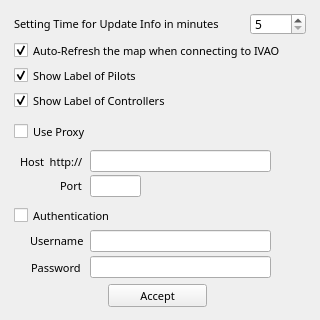
<?xml version="1.0" encoding="UTF-8"?>
<ui version="4.0">
 <class>SettingWindow</class>
 <widget class="QMainWindow" name="SettingWindow">
  <property name="geometry">
   <rect>
    <x>0</x>
    <y>0</y>
    <width>320</width>
    <height>320</height>
   </rect>
  </property>
  <property name="sizePolicy">
   <sizepolicy hsizetype="Fixed" vsizetype="Fixed">
    <horstretch>0</horstretch>
    <verstretch>0</verstretch>
   </sizepolicy>
  </property>
  <property name="minimumSize">
   <size>
    <width>320</width>
    <height>320</height>
   </size>
  </property>
  <property name="maximumSize">
   <size>
    <width>345</width>
    <height>320</height>
   </size>
  </property>
  <property name="cursor">
   <cursorShape>PointingHandCursor</cursorShape>
  </property>
  <property name="windowTitle">
   <string>Settings of IVAO :: Status</string>
  </property>
  <property name="animated">
   <bool>false</bool>
  </property>
  <widget class="QWidget" name="centralwidget">
   <widget class="QPushButton" name="SettingAccepButton">
    <property name="geometry">
     <rect>
      <x>108</x>
      <y>284</y>
      <width>99</width>
      <height>23</height>
     </rect>
    </property>
    <property name="font">
     <font>
      <family>Sans Serif</family>
      <pointsize>8</pointsize>
     </font>
    </property>
    <property name="cursor">
     <cursorShape>PointingHandCursor</cursorShape>
    </property>
    <property name="text">
     <string>Accept</string>
    </property>
   </widget>
   <widget class="QLabel" name="SettingTimeUpdate">
    <property name="geometry">
     <rect>
      <x>14</x>
      <y>16</y>
      <width>231</width>
      <height>16</height>
     </rect>
    </property>
    <property name="font">
     <font>
      <family>Sans Serif</family>
      <pointsize>8</pointsize>
     </font>
    </property>
    <property name="cursor">
     <cursorShape>PointingHandCursor</cursorShape>
    </property>
    <property name="text">
     <string>Setting Time for Update Info in minutes</string>
    </property>
   </widget>
   <widget class="QSpinBox" name="spinBox">
    <property name="geometry">
     <rect>
      <x>250</x>
      <y>13</y>
      <width>56</width>
      <height>22</height>
     </rect>
    </property>
    <property name="font">
     <font>
      <family>Sans Serif</family>
     </font>
    </property>
    <property name="cursor">
     <cursorShape>PointingHandCursor</cursorShape>
    </property>
    <property name="minimum">
     <number>5</number>
    </property>
    <property name="maximum">
     <number>60</number>
    </property>
    <property name="singleStep">
     <number>5</number>
    </property>
   </widget>
   <widget class="QCheckBox" name="Setting_checkBox">
    <property name="enabled">
     <bool>true</bool>
    </property>
    <property name="geometry">
     <rect>
      <x>14</x>
      <y>121</y>
      <width>85</width>
      <height>21</height>
     </rect>
    </property>
    <property name="font">
     <font>
      <family>Sans Serif</family>
      <pointsize>8</pointsize>
     </font>
    </property>
    <property name="cursor">
     <cursorShape>PointingHandCursor</cursorShape>
    </property>
    <property name="text">
     <string>Use Proxy</string>
    </property>
    <property name="checked">
     <bool>false</bool>
    </property>
    <property name="tristate">
     <bool>false</bool>
    </property>
   </widget>
   <widget class="QLabel" name="proxy_host">
    <property name="enabled">
     <bool>true</bool>
    </property>
    <property name="geometry">
     <rect>
      <x>20</x>
      <y>154</y>
      <width>71</width>
      <height>16</height>
     </rect>
    </property>
    <property name="font">
     <font>
      <family>Sans Serif</family>
      <pointsize>8</pointsize>
     </font>
    </property>
    <property name="cursor">
     <cursorShape>PointingHandCursor</cursorShape>
    </property>
    <property name="text">
     <string>Host  http://</string>
    </property>
   </widget>
   <widget class="QLabel" name="proxy_port">
    <property name="enabled">
     <bool>true</bool>
    </property>
    <property name="geometry">
     <rect>
      <x>60</x>
      <y>178</y>
      <width>31</width>
      <height>16</height>
     </rect>
    </property>
    <property name="font">
     <font>
      <family>Sans Serif</family>
      <pointsize>8</pointsize>
     </font>
    </property>
    <property name="cursor">
     <cursorShape>PointingHandCursor</cursorShape>
    </property>
    <property name="text">
     <string>Port</string>
    </property>
   </widget>
   <widget class="QLabel" name="proxy_user">
    <property name="enabled">
     <bool>true</bool>
    </property>
    <property name="geometry">
     <rect>
      <x>30</x>
      <y>233</y>
      <width>71</width>
      <height>16</height>
     </rect>
    </property>
    <property name="font">
     <font>
      <family>Sans Serif</family>
      <pointsize>8</pointsize>
     </font>
    </property>
    <property name="cursor">
     <cursorShape>PointingHandCursor</cursorShape>
    </property>
    <property name="text">
     <string>Username</string>
    </property>
   </widget>
   <widget class="QLabel" name="proxy_pass">
    <property name="enabled">
     <bool>true</bool>
    </property>
    <property name="geometry">
     <rect>
      <x>31</x>
      <y>260</y>
      <width>61</width>
      <height>16</height>
     </rect>
    </property>
    <property name="font">
     <font>
      <family>Sans Serif</family>
      <pointsize>8</pointsize>
     </font>
    </property>
    <property name="cursor">
     <cursorShape>PointingHandCursor</cursorShape>
    </property>
    <property name="text">
     <string>Password</string>
    </property>
   </widget>
   <widget class="QCheckBox" name="Setting_auth">
    <property name="enabled">
     <bool>true</bool>
    </property>
    <property name="geometry">
     <rect>
      <x>14</x>
      <y>205</y>
      <width>121</width>
      <height>21</height>
     </rect>
    </property>
    <property name="font">
     <font>
      <family>Sans Serif</family>
      <pointsize>8</pointsize>
     </font>
    </property>
    <property name="cursor">
     <cursorShape>PointingHandCursor</cursorShape>
    </property>
    <property name="text">
     <string>Authentication</string>
    </property>
    <property name="checked">
     <bool>false</bool>
    </property>
    <property name="tristate">
     <bool>false</bool>
    </property>
   </widget>
   <widget class="QLineEdit" name="lineEdit_host">
    <property name="enabled">
     <bool>true</bool>
    </property>
    <property name="geometry">
     <rect>
      <x>90</x>
      <y>150</y>
      <width>181</width>
      <height>22</height>
     </rect>
    </property>
    <property name="font">
     <font>
      <family>Sans Serif</family>
      <pointsize>8</pointsize>
     </font>
    </property>
   </widget>
   <widget class="QLineEdit" name="lineEdit_port">
    <property name="enabled">
     <bool>true</bool>
    </property>
    <property name="geometry">
     <rect>
      <x>90</x>
      <y>175</y>
      <width>51</width>
      <height>22</height>
     </rect>
    </property>
    <property name="font">
     <font>
      <family>Sans Serif</family>
      <pointsize>8</pointsize>
     </font>
    </property>
    <property name="inputMethodHints">
     <set>Qt::ImhDigitsOnly|Qt::ImhFormattedNumbersOnly|Qt::ImhPreferNumbers</set>
    </property>
    <property name="inputMask">
     <string>00000; </string>
    </property>
    <property name="maxLength">
     <number>5</number>
    </property>
   </widget>
   <widget class="QLineEdit" name="lineEdit_user">
    <property name="enabled">
     <bool>true</bool>
    </property>
    <property name="geometry">
     <rect>
      <x>90</x>
      <y>230</y>
      <width>181</width>
      <height>22</height>
     </rect>
    </property>
    <property name="font">
     <font>
      <family>Sans Serif</family>
      <pointsize>8</pointsize>
     </font>
    </property>
   </widget>
   <widget class="QLineEdit" name="lineEdit_pass">
    <property name="enabled">
     <bool>true</bool>
    </property>
    <property name="geometry">
     <rect>
      <x>90</x>
      <y>256</y>
      <width>181</width>
      <height>22</height>
     </rect>
    </property>
    <property name="font">
     <font>
      <family>Sans Serif</family>
      <pointsize>8</pointsize>
     </font>
    </property>
    <property name="echoMode">
     <enum>QLineEdit::Password</enum>
    </property>
   </widget>
   <widget class="QCheckBox" name="AutoRefreshMap">
    <property name="geometry">
     <rect>
      <x>14</x>
      <y>40</y>
      <width>301</width>
      <height>21</height>
     </rect>
    </property>
    <property name="font">
     <font>
      <family>Sans Serif</family>
      <pointsize>8</pointsize>
     </font>
    </property>
    <property name="cursor">
     <cursorShape>PointingHandCursor</cursorShape>
    </property>
    <property name="text">
     <string>Auto-Refresh the map when connecting to IVAO</string>
    </property>
    <property name="checked">
     <bool>true</bool>
    </property>
    <property name="tristate">
     <bool>false</bool>
    </property>
   </widget>
   <widget class="QCheckBox" name="ShowLabelPilots">
    <property name="geometry">
     <rect>
      <x>14</x>
      <y>65</y>
      <width>301</width>
      <height>21</height>
     </rect>
    </property>
    <property name="font">
     <font>
      <family>Sans Serif</family>
      <pointsize>8</pointsize>
     </font>
    </property>
    <property name="cursor">
     <cursorShape>PointingHandCursor</cursorShape>
    </property>
    <property name="text">
     <string>Show Label of Pilots</string>
    </property>
    <property name="checked">
     <bool>true</bool>
    </property>
    <property name="tristate">
     <bool>false</bool>
    </property>
   </widget>
   <widget class="QCheckBox" name="ShowLabelControllers">
    <property name="geometry">
     <rect>
      <x>14</x>
      <y>90</y>
      <width>301</width>
      <height>21</height>
     </rect>
    </property>
    <property name="font">
     <font>
      <family>Sans Serif</family>
      <pointsize>8</pointsize>
     </font>
    </property>
    <property name="cursor">
     <cursorShape>PointingHandCursor</cursorShape>
    </property>
    <property name="text">
     <string>Show Label of Controllers</string>
    </property>
    <property name="checked">
     <bool>true</bool>
    </property>
    <property name="tristate">
     <bool>false</bool>
    </property>
   </widget>
  </widget>
 </widget>
 <resources/>
 <connections/>
</ui>
